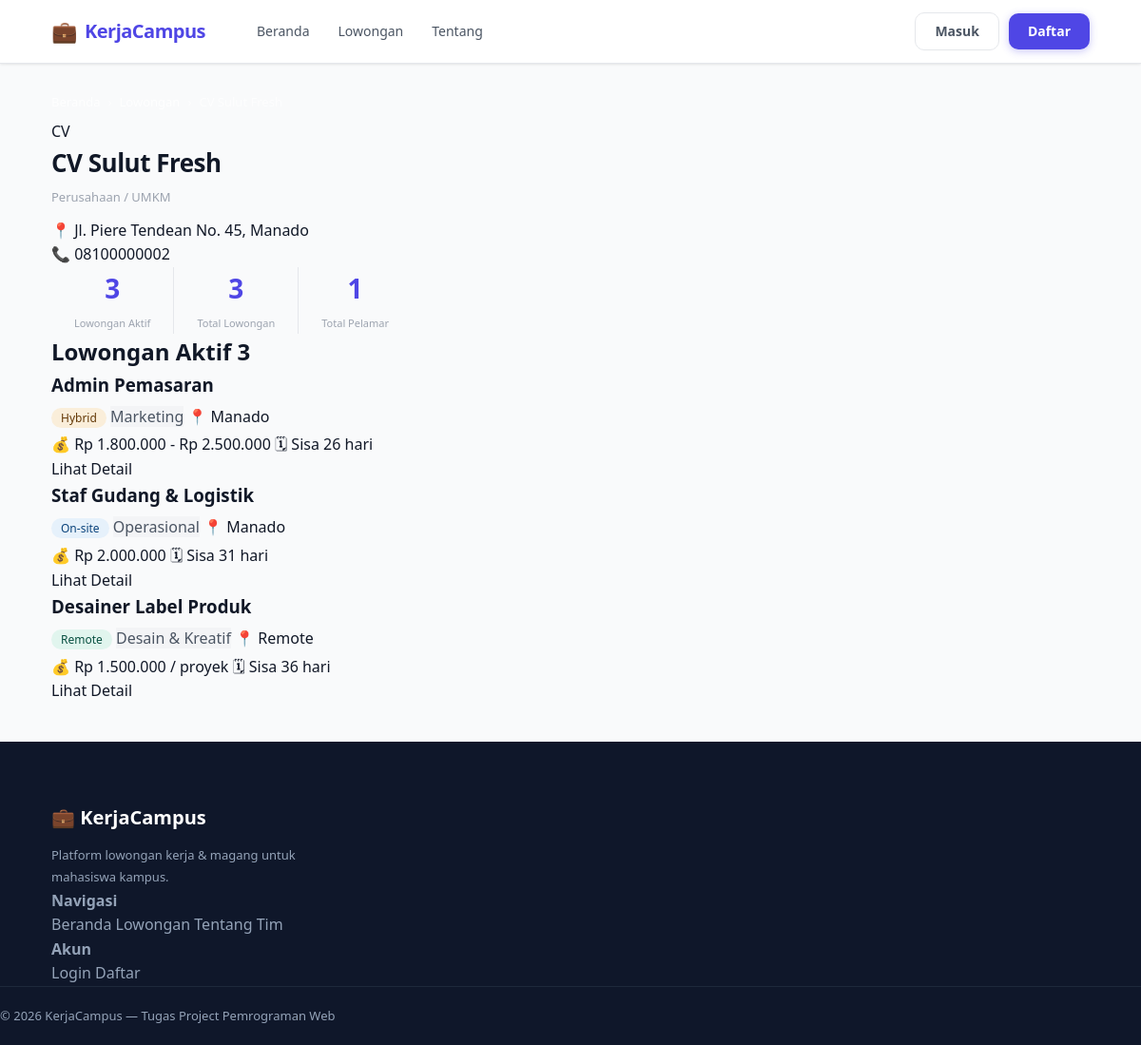
The app's page /profil_perusahaan.php?id=2 with its own data.
### tables this page shows
CREATE TABLE users (
  id         INT AUTO_INCREMENT PRIMARY KEY,
  nama       VARCHAR(100)  NOT NULL,
  email      VARCHAR(100)  NOT NULL UNIQUE,
  password   VARCHAR(255)  NOT NULL,
  role       ENUM('admin','mahasiswa','perusahaan') NOT NULL DEFAULT 'mahasiswa',
  no_hp      VARCHAR(20)   DEFAULT NULL,
  foto       VARCHAR(255)  DEFAULT 'default.png',
  alamat     TEXT          DEFAULT NULL,
  created_at TIMESTAMP     DEFAULT CURRENT_TIMESTAMP
);

CREATE TABLE lowongan (
  id          INT AUTO_INCREMENT PRIMARY KEY,
  user_id     INT          NOT NULL,
  kategori_id INT          NOT NULL,
  judul       VARCHAR(150) NOT NULL,
  deskripsi   TEXT         NOT NULL,
  kualifikasi TEXT         DEFAULT NULL,
  lokasi      VARCHAR(100) DEFAULT NULL,
  tipe_kerja  ENUM('remote','onsite','hybrid') DEFAULT 'onsite',
  gaji        VARCHAR(100) DEFAULT 'Negosiasi',
  deadline    DATE         NOT NULL,
  status      ENUM('aktif','ditutup') DEFAULT 'aktif',
  created_at  TIMESTAMP    DEFAULT CURRENT_TIMESTAMP,
  FOREIGN KEY (user_id)     REFERENCES users(id)     ON DELETE CASCADE,
  FOREIGN KEY (kategori_id) REFERENCES kategori(id)  ON DELETE CASCADE
);

CREATE TABLE kategori (
  id             INT AUTO_INCREMENT PRIMARY KEY,
  nama_kategori  VARCHAR(100) NOT NULL,
  deskripsi      TEXT         DEFAULT NULL,
  created_at     TIMESTAMP    DEFAULT CURRENT_TIMESTAMP
);

### profil_perusahaan.php (the view, shortened to what this page needs)
<?php
require_once 'config.php';
require_once 'functions.php';
$id = sanitasiInt($_GET['id'] ?? 0);
$perusahaan = ambilSatu($conn,
    "SELECT * FROM users WHERE id = {$id} AND role = 'perusahaan'"
);
$lowonganAktif = ambilSemua($conn,
    "SELECT l.*, k.nama_kategori
     FROM lowongan l
     JOIN kategori k ON l.kategori_id = k.id
     WHERE l.user_id = {$id} AND l.status = 'aktif' AND l.deadline >= CURDATE()
     ORDER BY l.created_at DESC"
);
$totalLowongan  = hitungBaris($conn, "SELECT id FROM lowongan WHERE user_id = {$id}");
$totalAktif     = hitungBaris($conn, "SELECT id FROM lowongan WHERE user_id = {$id} AND status='aktif'");
$totalLamaran   = hitungBaris($conn,
    "SELECT la.id FROM lamaran la
     JOIN lowongan lo ON la.lowongan_id = lo.id
     WHERE lo.user_id = {$id}"
);
require_once 'includes/header.php';
?>
<div class="container" style="padding-top:30px; padding-bottom:40px;">
    <div class="breadcrumb">
        <a href="index.php">Beranda</a> &rsaquo;
        <a href="lowongan.php">Lowongan</a> &rsaquo;
        <span><?= bersihkan($perusahaan['nama']) ?></span>
    </div>
    <div class="profil-hero">
        <div class="profil-logo-lg">
            <?= strtoupper(substr($perusahaan['nama'], 0, 2)) ?>
        </div>
        <div class="profil-info">
            <h1 class="profil-nama"><?= bersihkan($perusahaan['nama']) ?></h1>
            <p class="profil-tipe">Perusahaan / UMKM</p>
            <?php if (!empty($perusahaan['alamat'])): ?>
                <p class="profil-alamat">📍 <?= bersihkan($perusahaan['alamat']) ?></p>
            <?php endif; ?>
            <?php if (!empty($perusahaan['no_hp'])): ?>
                <p class="profil-alamat">📞 <?= bersihkan($perusahaan['no_hp']) ?></p>
            <?php endif; ?>
        </div>
        <div class="profil-stats">
            <div class="profil-stat">
                <span class="profil-stat-num"><?= $totalAktif ?></span>
                <span class="profil-stat-lbl">Lowongan Aktif</span>
            </div>
            <div class="profil-stat">
                <span class="profil-stat-num"><?= $totalLowongan ?></span>
                <span class="profil-stat-lbl">Total Lowongan</span>
            </div>
            <div class="profil-stat">
                <span class="profil-stat-num"><?= $totalLamaran ?></span>
                <span class="profil-stat-lbl">Total Pelamar</span>
            </div>
        </div>
    </div>
    <div class="profil-section">
        <h2 class="profil-section-title">
            Lowongan Aktif
            <span class="badge-count"><?= count($lowonganAktif) ?></span>
        </h2>
        <?php if (empty($lowonganAktif)): ?>
            <div class="empty-state">
                <p>Belum ada lowongan aktif dari perusahaan ini.</p>
            </div>
        <?php else: ?>
            <div class="profil-jobs">
                <?php foreach ($lowonganAktif as $low): ?>
                <div class="profil-job-card">
                    <div class="profil-job-info">
                        <h3><a href="detail_lowongan.php?id=<?= $low['id'] ?>">
                            <?= bersihkan($low['judul']) ?>
                        </a></h3>
                        <div class="job-meta-row" style="margin-top:6px;">
                            <?= badgeTipeKerja($low['tipe_kerja']) ?>
                            <span class="tag-kategori"><?= bersihkan($low['nama_kategori']) ?></span>
                            <span class="job-lokasi">📍 <?= bersihkan($low['lokasi']) ?></span>
                        </div>
                        <div class="job-meta-row" style="margin-top:4px;">
                            <span class="job-gaji">💰 <?= bersihkan($low['gaji']) ?></span>
                            <span class="job-deadline">🗓 <?= sisaHari($low['deadline']) ?></span>
                        </div>
                    </div>
                    <a href="detail_lowongan.php?id=<?= $low['id'] ?>" class="btn-detail">
                        Lihat Detail
                    </a>
                </div>
                <?php endforeach; ?>
            </div>
        <?php endif; ?>
    </div>
</div>
<?php require_once 'includes/footer.php'; ?>

### functions.php (shortened to what this page needs)
<?php
function bersihkan($data) {
    $data = trim($data);
    $data = stripslashes($data);
    $data = htmlspecialchars($data, ENT_QUOTES, 'UTF-8');
    return $data;
}
function sanitasiInt($data) {
    return (int) $data;
}
function query($conn, $sql) {
    $result = mysqli_query($conn, $sql);
    return $result;
}
function ambilSemua($conn, $sql) {
    $result = query($conn, $sql);
    $data = [];
    while ($row = mysqli_fetch_assoc($result)) {
        $data[] = $row;
    }
    return $data;
}
function ambilSatu($conn, $sql) {
    $result = query($conn, $sql);
    return mysqli_fetch_assoc($result);
}
function hitungBaris($conn, $sql) {
    $result = query($conn, $sql);
    return mysqli_num_rows($result);
}
function sisaHari($deadline) {
    $sekarang   = new DateTime();
    $tglDeadline = new DateTime($deadline);
    $selisih    = $sekarang->diff($tglDeadline);
    if ($tglDeadline < $sekarang) {
        return '<span style="color:#A32D2D">Sudah tutup</span>';
    } elseif ($selisih->days == 0) {
        return '<span style="color:#854F0B">Hari ini terakhir</span>';
    } elseif ($selisih->days <= 3) {
        return '<span style="color:#854F0B">Sisa ' . $selisih->days . ' hari</span>';
    } else {
        return 'Sisa ' . $selisih->days . ' hari';
    }
}
function badgeTipeKerja($tipe) {
    $config = [
        'remote'  => ['bg'=>'#E1F5EE', 'txt'=>'#085041', 'label'=>'Remote'],
        'onsite'  => ['bg'=>'#E6F1FB', 'txt'=>'#0C447C', 'label'=>'On-site'],
        'hybrid'  => ['bg'=>'#FAEEDA', 'txt'=>'#633806', 'label'=>'Hybrid'],
    ];
    $c = $config[$tipe] ?? ['bg'=>'#F1EFE8','txt'=>'#5F5E5A','label'=>ucfirst($tipe)];
    return "<span style='background:{$c['bg']};color:{$c['txt']};
                padding:2px 10px;border-radius:20px;font-size:12px;
                font-weight:500;'>{$c['label']}</span>";
}

### assets/css/style.css (style rules this page uses)
:root { --primary: #4f46e5; --primary-dark: #4338ca; --primary-light: #ede9fe; --primary-hover: #6366f1; --accent: #f59e0b; --accent-dark: #d97706; --success: #10b981; --success-bg: #d1fae5; --danger: #ef4444; --danger-bg: #fee2e2; --warning-bg: #fef3c7; --info-bg: #dbeafe; --text-primary: #111827; --text-secondary: #4b5563; --text-muted: #9ca3af; --text-white: #ffffff; --bg-white: #ffffff; --bg-light: #f9fafb; --bg-section: #f3f4f6; --border: #e5e7eb; --border-focus: #a5b4fc; --radius-sm: 6px; --radius-md: 10px; --radius-lg: 14px; --radius-xl: 20px; --radius-full: 9999px; --shadow-sm: 0 1px 3px rgba(0, 0, 0, 0.06), 0 1px 2px rgba(0, 0, 0, 0.04); --shadow-md: 0 4px 16px rgba(0, 0, 0, 0.08), 0 2px 6px rgba(0, 0, 0, 0.04); --shadow-lg: 0 10px 40px rgba(0, 0, 0, 0.1), 0 4px 12px rgba(0, 0, 0, 0.05); --shadow-primary: 0 8px 24px rgba(79, 70, 229, 0.25); --transition: 0.2s ease; --font: "Segoe UI", system-ui, -apple-system, sans-serif; }
*, *::before, *::after { margin: 0; padding: 0; box-sizing: border-box; }
html { scroll-behavior: smooth; }
body { font-family: var(--font); background: var(--bg-light); color: var(--text-primary); line-height: 1.6; -webkit-font-smoothing: antialiased; }
a { text-decoration: none; color: inherit; }
.container { max-width: 1140px; margin: 0 auto; padding: 0 24px; }
.tag-kategori { background: var(--bg-section); color: var(--text-secondary); }
.breadcrumb { display: flex; align-items: center; gap: 8px; font-size: 13px; color: rgba(255, 255, 255, 0.7); margin-bottom: 8px; }
.breadcrumb a { color: rgba(255, 255, 255, 0.85); }
.profil-info { flex: 1; }
.profil-nama { font-size: 26px; font-weight: 800; letter-spacing: -0.5px; margin-bottom: 4px; }
.profil-tipe { font-size: 13px; color: var(--text-muted); margin-bottom: 12px; }
.profil-stats { display: flex; gap: 0; margin-left: auto; }
.profil-stat { text-align: center; padding: 0 24px; border-left: 1px solid var(--border); }
.profil-stat:first-child { border-left: none; }
.profil-stat-num { font-size: 28px; font-weight: 800; color: var(--primary); display: block; }
.profil-stat-lbl { font-size: 11px; color: var(--text-muted); white-space: nowrap; }

### records on screen
users: nama "CV", nama "CV Sulut Fresh", alamat "Jl. Piere Tendean No. 45, Manado", no_hp "08100000002"
lowongan: judul "Admin Pemasaran", tipe_kerja "Hybrid", kategori.nama_kategori "Marketing", lokasi "Manado", gaji "Rp 1.800.000 - Rp 2.500.000", deadline "Sisa 26 hari"
lowongan: judul "Staf Gudang & Logistik", tipe_kerja "On-site", kategori.nama_kategori "Operasional", lokasi "Manado", gaji "Rp 2.000.000", deadline "Sisa 31 hari"
lowongan: judul "Desainer Label Produk", tipe_kerja "Remote", kategori.nama_kategori "Desain & Kreatif", lokasi "Remote", gaji "Rp 1.500.000 / proyek", deadline "Sisa 36 hari"

### other values on screen
APP_NAME "KerjaCampus"
$totalAktif "3"
$totalLowongan "3"
$totalLamaran "1"
count($lowonganAktif) "3"
